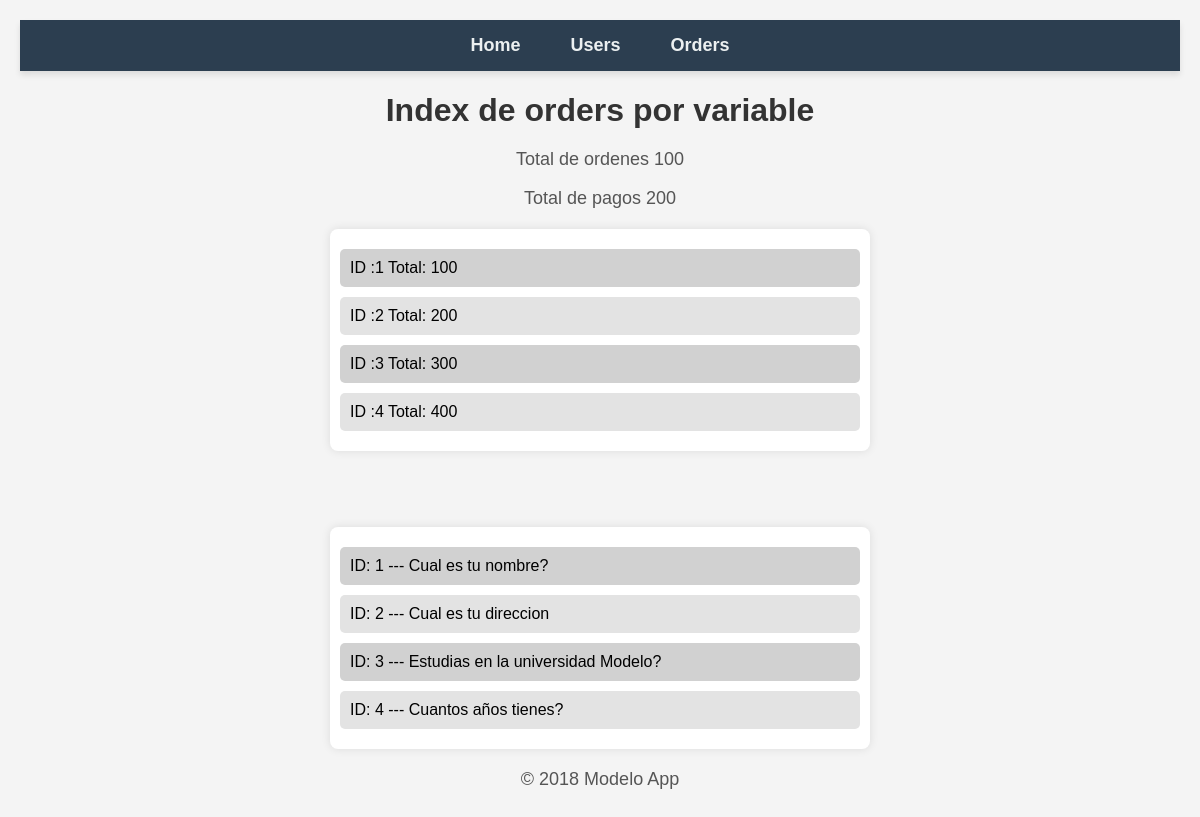
/orders/, run on an earlier commit of the app's database.
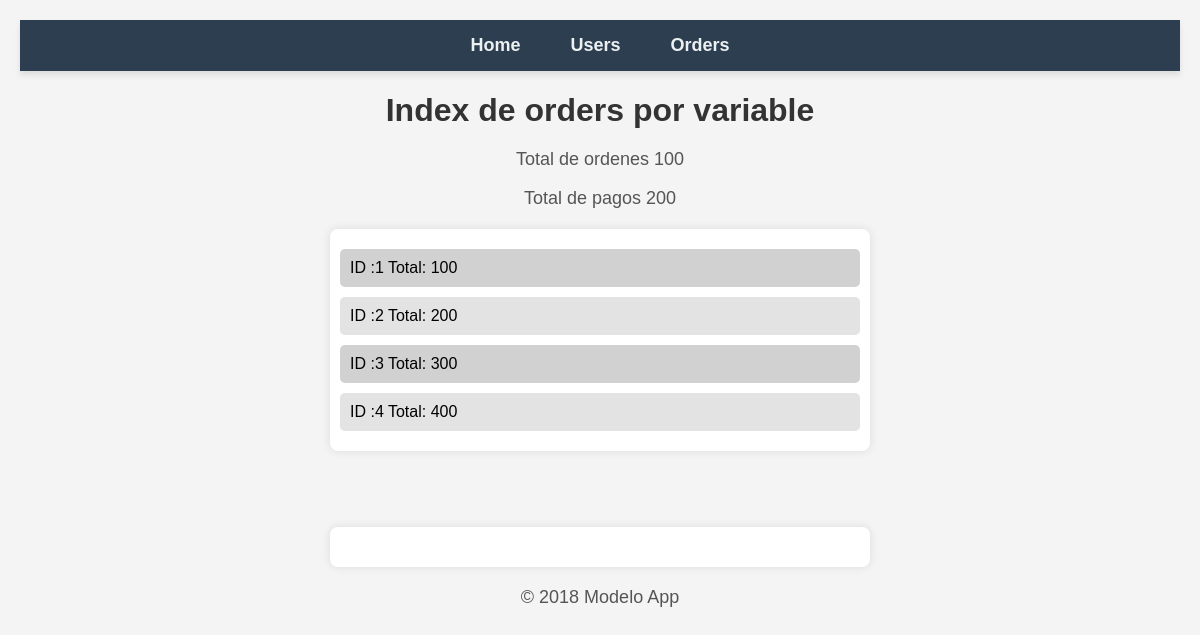
And on a later commit of the database.
### orders/models.py (models this page shows, shortened)
class Question(models.Model):
    question_text = models.CharField(max_length=200)
    pub_date = models.DateTimeField("date published")

### orders/views.py (the view)
# urls.py: path("", views.indexOrders, name="indexorders"),
def indexOrders(request):
    questions = Question.objects.all()
    data = {
        "questions": questions,
        "titulo": "Index de orders por variable",
        "total_orders": 100,
        "total_payments": 200,
        "orders": [
            {
                "id": 1, "total": 100
            },
            {
                "id": 2, "total": 200
            },
            {
                "id": 3, "total": 300
            },
            {
                "id": 4, "total": 400
            }
        ]
    }
    return render(request, 'orders/index.html', data)

### templates/orders/index.html (shortened to what this page needs)
{% extends 'base/base.html' %}
{% load static %}
{% block styles %}
<link rel="stylesheet" href="{% static 'css/orders.css' %}">
{% endblock %}
{% block content %}
<h1>{{titulo}}</h1>
    <p>Total de ordenes {{total_orders}}</p>
    <p>Total de pagos {{total_payments}}</p>
    <div class="container">
        {% for item in orders %}
        <div>ID :{{item.id}} Total: {{item.total}}</div>
        {% endfor %}
    </div>
    <br><br>
    <div class="container">
        {% for q in questions %}
            <div>
                ID: {{q.id}} --- {{q.question_text}}
            </div>
        {% endfor %}
    </div>
{% endblock %}
    {% load static %}

### templates/base/base.html (shortened to what this page needs)
<!DOCTYPE html>
<html lang="en">
{% load static %}
<head>
    <link rel="stylesheet" href="{% static 'css/menu.css' %}">
    {% block styles %}
    {% endblock  %}
</head>
<body>
    {% include 'base/header.html' %}
    <main>
        {% block content %}
        {% endblock  %}
    </main>
    {% include 'base/footer.html' %}
</body>
</html>

### templates/base/header.html
{% load static %}
<link rel="stylesheet" href="{% static 'css/menu.css' %}">
<nav>
    <ul class="nav-links">
        <li><a href="http://127.0.0.1:8000/">Home</a></li>
        <li><a href="http://127.0.0.1:8000/users/">Users</a></li>
        <li><a href="http://127.0.0.1:8000/orders/">Orders</a></li>
    </ul>
</nav>

### templates/base/footer.html
<footer>
    <p>&copy; 2018 Modelo App</p>
</footer>

### static/css/menu.css (style rules this page uses)
nav { background-color: #2c3e50; padding: 15px 0; text-align: center; box-shadow: 0 4px 6px rgba(0, 0, 0, 0.1); }
.nav-links { list-style: none; padding: 0; margin: 0; display: flex; justify-content: center; gap: 20px; }
.nav-links li { display: inline; }
.nav-links a { text-decoration: none; color: #ecf0f1; font-size: 18px; font-weight: bold; padding: 10px 15px; border-radius: 5px; transition: background 0.3s ease, color 0.3s ease; }

### static/css/orders.css (style rules this page uses)
body { font-family: Arial, sans-serif; background-color: #f4f4f4; margin: 0; padding: 20px; text-align: center; }
h1 { color: #333; margin-bottom: 20px; }
p { font-size: 18px; color: #555; }
.container { display: flex; flex-direction: column; align-items: center; gap: 10px; background: #fff; padding: 20px; border-radius: 8px; box-shadow: 0 0 10px rgba(0, 0, 0, 0.1); max-width: 500px; margin: 20px auto; }
.container div { background: #e3e3e3; padding: 10px; border-radius: 5px; width: 100%; text-align: left; }
.container div:nth-child(odd) { background: #d1d1d1; }

What changed in the data, as far as the page shows it:
removed Question: id "1", question_text "Cual es tu nombre?"
removed Question: id "2", question_text "Cual es tu direccion"
removed Question: id "3", question_text "Estudias en la universidad Modelo?"
removed Question: id "4", question_text "Cuantos años tienes?"
